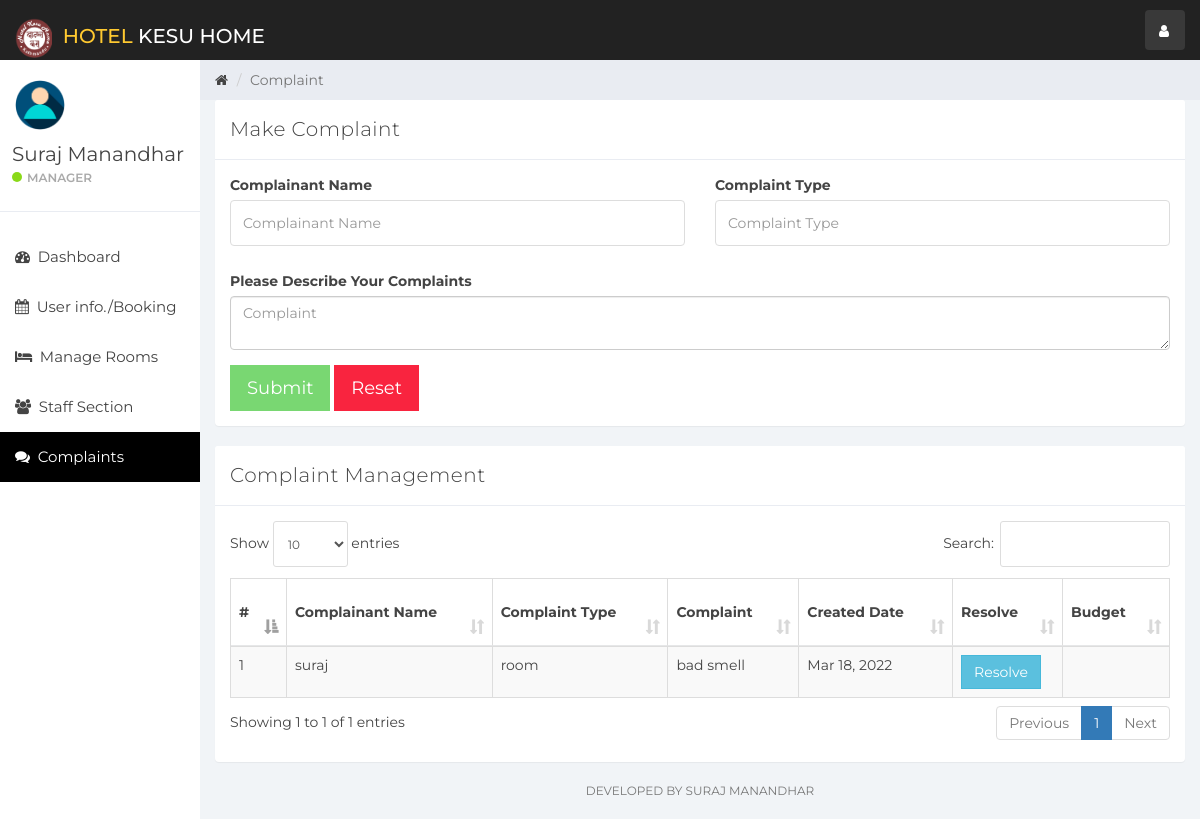
/index.php?complain (signed in), run on the app's committed database.
### tables this page shows
CREATE TABLE `user` (
  `id` int(11) NOT NULL,
  `name` varchar(100) NOT NULL,
  `username` varchar(15) NOT NULL,
  `email` varchar(100) NOT NULL,
  `password` varchar(100) NOT NULL,
  `created_at` timestamp NOT NULL DEFAULT current_timestamp()
);

CREATE TABLE `complaint` (
  `id` int(11) NOT NULL,
  `complainant_name` varchar(100) NOT NULL,
  `complaint_type` varchar(100) NOT NULL,
  `complaint` varchar(200) NOT NULL,
  `created_at` timestamp NOT NULL DEFAULT current_timestamp(),
  `resolve_status` tinyint(1) NOT NULL,
  `resolve_date` timestamp NULL DEFAULT current_timestamp() ON UPDATE current_timestamp(),
  `budget` int(11) DEFAULT NULL
);

### complain.php (the view, shortened to what this page needs)
<div class="col-sm-9 col-sm-offset-3 col-lg-10 col-lg-offset-2 main">
    <div class="row">
        <ol class="breadcrumb">
            <li><a href="#">
                    <em class="fa fa-home"></em>
                </a></li>
            <li class="active">Complaint</li>
        </ol>
    </div>
    <div class="row">
        <div class="col-lg-12">
            <div class="panel panel-default">
                <div class="panel-heading">Make Complaint</div>
                <div class="panel-body">
                    <form role="form"  data-toggle="validator" method="post" action="ajax.php">
                        <div class="row">
                            <div class="form-group col-lg-6">
                                <label>Complainant Name</label>
                                <input type="text" class="form-control" placeholder="Complainant Name" name="complainant_name" required>
                            </div>
                            <div class="form-group col-lg-6">
                                <label>Complaint Type</label>
                                <input type="text" class="form-control" placeholder="Complaint Type" name="complaint_type" required>
                            </div>
                            <div class="form-group col-lg-12">
                                <label>Please Describe Your Complaints</label>
                                <textarea class="form-control" name="complaint" placeholder="Complaint" required></textarea>
                            </div>
                        </div>
                        <button type="submit" class="btn btn-lg btn-success" name="createComplaint" style="border-radius:0%">Submit</button>
                        <button type="reset" class="btn btn-lg btn-danger" style="border-radius:0%">Reset</button>
                    </form>
                </div>
            </div>
        </div>
    </div>
    <div class="row">
        <div class="col-lg-12">
            <div class="panel panel-default">
                <div class="panel-heading">Complaint Management</div>
                <div class="panel-body">
                    <table class="table table-striped table-bordered table-responsive" cellspacing="0" width="100%" id="rooms">
                        <thead>
                        <tr>
                            <th>#</th>
                            <th>Complainant Name</th>
                            <th>Complaint Type</th>
                            <th>Complaint</th>
                            <th>Created Date</th>
                            <th>Resolve</th>
                            <th>Budget</th>
                        </tr>
                        </thead>
                        <tbody>
                        <?php
                        $complaint_query = "SELECT * FROM complaint";
                        $complaint_result = mysqli_query($connection, $complaint_query);
                        if (mysqli_num_rows($complaint_result) > 0) {
                            $num = 0;
                            while ($complaint = mysqli_fetch_assoc($complaint_result)) {
                                $num++
                                ?>
                                <tr>
                                    <td><?php echo $num ?></td>
                                    <td><?php echo $complaint['complainant_name'] ?></td>
                                    <td><?php echo $complaint['complaint_type'] ?></td>
                                    <td><?php echo $complaint['complaint'] ?></td>
                                    <td><?php echo date('M j, Y',strtotime($complaint['created_at'])) ?></td>
                                    <td>
                                        <?php if(!$complaint['resolve_status']){
                                            echo '<button class="btn btn-info" data-toggle="modal" style="border-radius:0%" data-target="#complaintModal" data-id="' . $complaint['id'] . '" id="complaint">Resolve</a>';
                                        } else{
                                            echo date('M j, Y',strtotime($complaint['resolve_date']));
                                        }
                                        ?>
                                    </td>
                                    <th><?php echo $complaint['budget'] ?></th>
                                </tr>
                            <?php }
                        } else {
                            echo "No Rooms";
                        }
                        ?>
                        </tbody>
                    </table>
                </div>
            </div>
        </div>
    </div>
    <div class="row">
        <div class="col-sm-12">
        <p class="back-link">Developed By Suraj Manandhar</p>
        </div>
    </div>
</div>

### sidebar.php (shortened to what this page needs)
<div id="sidebar-collapse" class="col-sm-3 col-lg-2 sidebar">
    <div class="profile-sidebar">
        <div class="profile-userpic">
            <img src="img/user.png" class="img-responsive" alt="">
        </div>
        <div class="profile-usertitle">
            <div class="profile-usertitle-name"><?php echo $user['name'];?></div>
            <div class="profile-usertitle-status"><span class="indicator label-success"></span>Manager</div>
        </div>
    </div>
    <ul class="nav menu">
    <?php
        if (isset($_GET['dashboard'])){ ?>
            <li class="active">
                <a href="index.php?dashboard"><em class="fa fa-dashboard">&nbsp;</em>
                    Dashboard
                </a>
            </li>
        <?php } else{?>
            <li>
                <a href="index.php?dashboard"><em class="fa fa-dashboard">&nbsp;</em>
                    Dashboard
                </a>
            </li>
        <?php }
        if (isset($_GET['reservation'])){ ?>
            <li class="active">
            <a href="index.php?reservation"><em class="fa fa-calendar">&nbsp;</em>
                   User info./Booking
                </a>
            </li>
        <?php } else{?>
            <li>
            <a href="index.php?reservation"><em class="fa fa-calendar">&nbsp;</em>
                    User info./Booking
                </a>
            </li>
        <?php }
        if (isset($_GET['room_mang'])){ ?>
            <li class="active">
                <a href="index.php?room_mang"><em class="fa fa-bed">&nbsp;</em>
                    Manage Rooms
                </a>
            </li>
        <?php } else{?>
            <li>
            <a href="index.php?room_mang"><em class="fa fa-bed">&nbsp;</em>
                    Manage Rooms
                </a>
            </li>
        <?php }
        if (isset($_GET['staff_mang'])){ ?>
            <li class="active">
                <a href="index.php?staff_mang"><em class="fa fa-users">&nbsp;</em>
                    Staff Section
                </a>
            </li>
        <?php } else{?>
            <li>
                <a href="index.php?staff_mang"><em class="fa fa-users">&nbsp;</em>
                    Staff Section
                </a>
            </li>
        <?php }
        if (isset($_GET['complain'])){ ?>
            <li class="active">
                <a href="index.php?complain"><em class="fa fa-comments">&nbsp;</em>
                   Complaints
                </a>
            </li>
        <?php }
        ?>
    </ul>
</div>

### css/styles.css (style rules this page uses)
body { background: #f1f4f7; padding-top: 60px; font-size: 14px; color: #444444; font-family: "Montserrat", "Helvetica Neue", Helvetica, Arial, sans-serif; }
p { color: #777; }
a, a:hover, a:focus { color: #444444; }
input.form-control { border: 1px solid #ddd; box-shadow: none; height: 46px; }
.btn-success, .btn-success:hover, .btn-success:focus, .btn-success:active, .btn-success.active, .open > .dropdown-toggle.btn-success, .btn-success.disabled, .btn-success[disabled], fieldset[disabled] .btn-success, .btn-success.disabled:hover, .btn-success[disabled]:hover, fieldset[disabled] .btn-success:hover, .btn-success.disabled:focus, .btn-success[disabled]:focus, fieldset[disabled] .btn-success:focus, .btn-success.disabled:active, .btn-success[disabled]:active, fieldset[disabled] .btn-success:active, .btn-success.disabled.active, .btn-success[disabled].active, fieldset[disabled] .btn-success.active { background-color: #32c328; border-color: #32c328; }
.btn-danger, .btn-danger:hover, .btn-danger:focus, .btn-danger:active, .btn-danger.active, .open > .dropdown-toggle.btn-danger, .btn-danger.disabled, .btn-danger[disabled], fieldset[disabled] .btn-danger, .btn-danger.disabled:hover, .btn-danger[disabled]:hover, fieldset[disabled] .btn-danger:hover, .btn-danger.disabled:focus, .btn-danger[disabled]:focus, fieldset[disabled] .btn-danger:focus, .btn-danger.disabled:active, .btn-danger[disabled]:active, fieldset[disabled] .btn-danger:active, .btn-danger.disabled.active, .btn-danger[disabled].active, fieldset[disabled] .btn-danger.active { background-color: #f9243f; border-color: #f9243f; }
.label-success { background-color: #8ad919; }
.panel { border: 0; }
.panel-heading { font-size: 20px; font-weight: 300; letter-spacing: 0.025em; height: 60px; line-height: 38px; }
.panel-default .panel-heading { background: #fff; border-bottom: 1px solid #e9ecf2; color: #444444; }
.sidebar { display: block; padding: 0; display: none; box-shadow: none; background: #fff; }
.sidebar ul { margin: 20px 0px; }
@media (min-width: 768px) { .sidebar { display: block; position: fixed; top: 60px; bottom: 0; left: 0; z-index: 1000; display: block; margin: 0; padding: 0; overflow-x: hidden; overflow-y: auto; } }
.sidebar ul.nav .active a, .sidebar ul.nav li.parent a.active, .sidebar ul.nav .active > a:hover, .sidebar ul.nav li.parent a.active:hover, .sidebar ul.nav .active > a:focus, .sidebar ul.nav li.parent a.active:focus { color: #fff; background-color: #000000; }
.sidebar ul.nav li a { height: 50px; font-size: 15px; line-height: 2em; color: #444444; }
.profile-sidebar { padding: 10px 0; border-bottom: 1px solid #e9ecf2; }
.indicator { width: 10px; height: 10px; display: inline-block; border-radius: 9999px; margin-right: 5px; }
.profile-userpic img { float: left; margin: 10px 0px 0px 15px; width: 50px; height: 50px; border-radius: 9999px !important; }
.profile-usertitle { float: left; text-align: left; margin: 10px 0 0 12px; }
.profile-usertitle-name { font-size: 20px; margin-bottom: 0px; }
.profile-usertitle-status { text-transform: uppercase; color: #aaa; font-size: 12px; font-weight: 600; margin-bottom: 15px; }
.breadcrumb { border-radius: 0; padding: 10px 15px 10px 15px; background: #e9ecf2; margin: 0; }
.table { background: #fff; }
.table > thead > tr > th { border-bottom: 1px solid #e6e7e8; vertical-align: middle; height: 50px; }
p.back-link { text-align: center; margin-bottom: 20px; font-size: 12px; text-transform: uppercase; }

### data on the page
user: name "Suraj Manandhar"
complaint: complainant_name "suraj", complaint_type "room", complaint "bad smell", created_at "Mar 18, 2022"
